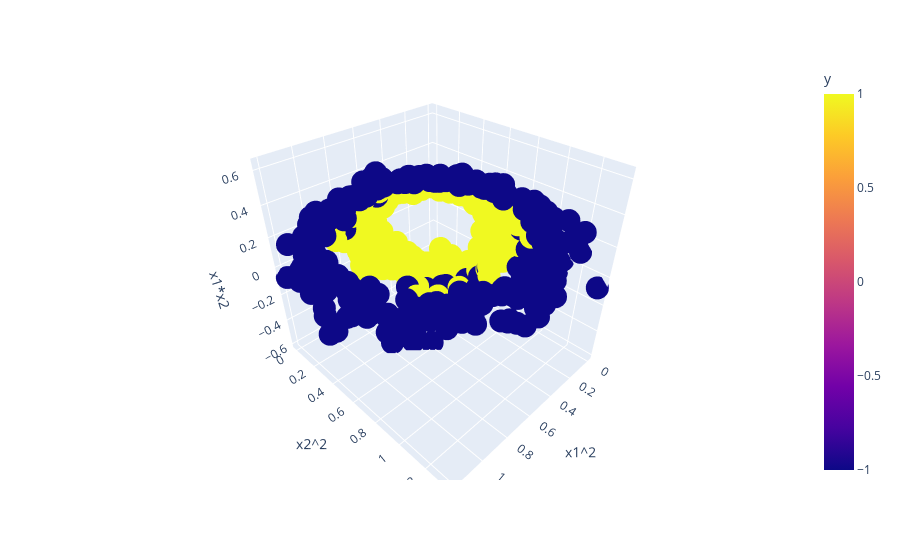

The code cell stored with this chart in its notebook:
### Markdown cell above
#### Plotting the transformed input

### Code cell
import plotly.express as px

def plot_transformed(df):
    df["x1^2"] = df["x1"] ** 2
    df["x2^2"] = df["x2"] ** 2
    df["x1*x2"] = df["x1"] * df["x2"]

    fig = px.scatter_3d(df, x="x1^2", y="x2^2", z="x1*x2", color="y")
    fig.show()

plot_transformed(df)

### Figure 1 — Plotly figure (JSON) as saved in the notebook; plotly's stock layout.template omitted (floating-point values rounded to 4 significant figures; data arrays with more than 128 entries replaced by an {"elided": "..."} marker saying what was removed)
{"data": [{"hovertemplate": "x1^2=%{x}<br>x2^2=%{y}<br>x1*x2=%{z}<br>y=%{marker.color}<extra></extra>", "legendgroup": "", "marker": {"color": {"elided": "500 int values"}, "coloraxis": "coloraxis", "symbol": "circle"}, "mode": "markers", "name": "", "scene": "scene", "showlegend": false, "type": "scatter3d", "x": {"elided": "500 float values"}, "y": {"elided": "500 float values"}, "z": {"elided": "500 float values"}}], "layout": {"coloraxis": {"colorbar": {"title": {"text": "y"}}, "colorscale": [[0, "#0d0887"], [0.1111, "#46039f"], [0.2222, "#7201a8"], [0.3333, "#9c179e"], [0.4444, "#bd3786"], [0.5556, "#d8576b"], [0.6667, "#ed7953"], [0.7778, "#fb9f3a"], [0.8889, "#fdca26"], [1, "#f0f921"]]}, "legend": {"tracegroupgap": 0}, "margin": {"t": 60}, "scene": {"domain": {"x": [0, 1], "y": [0, 1]}, "xaxis": {"title": {"text": "x1^2"}}, "yaxis": {"title": {"text": "x2^2"}}, "zaxis": {"title": {"text": "x1*x2"}}}}}
